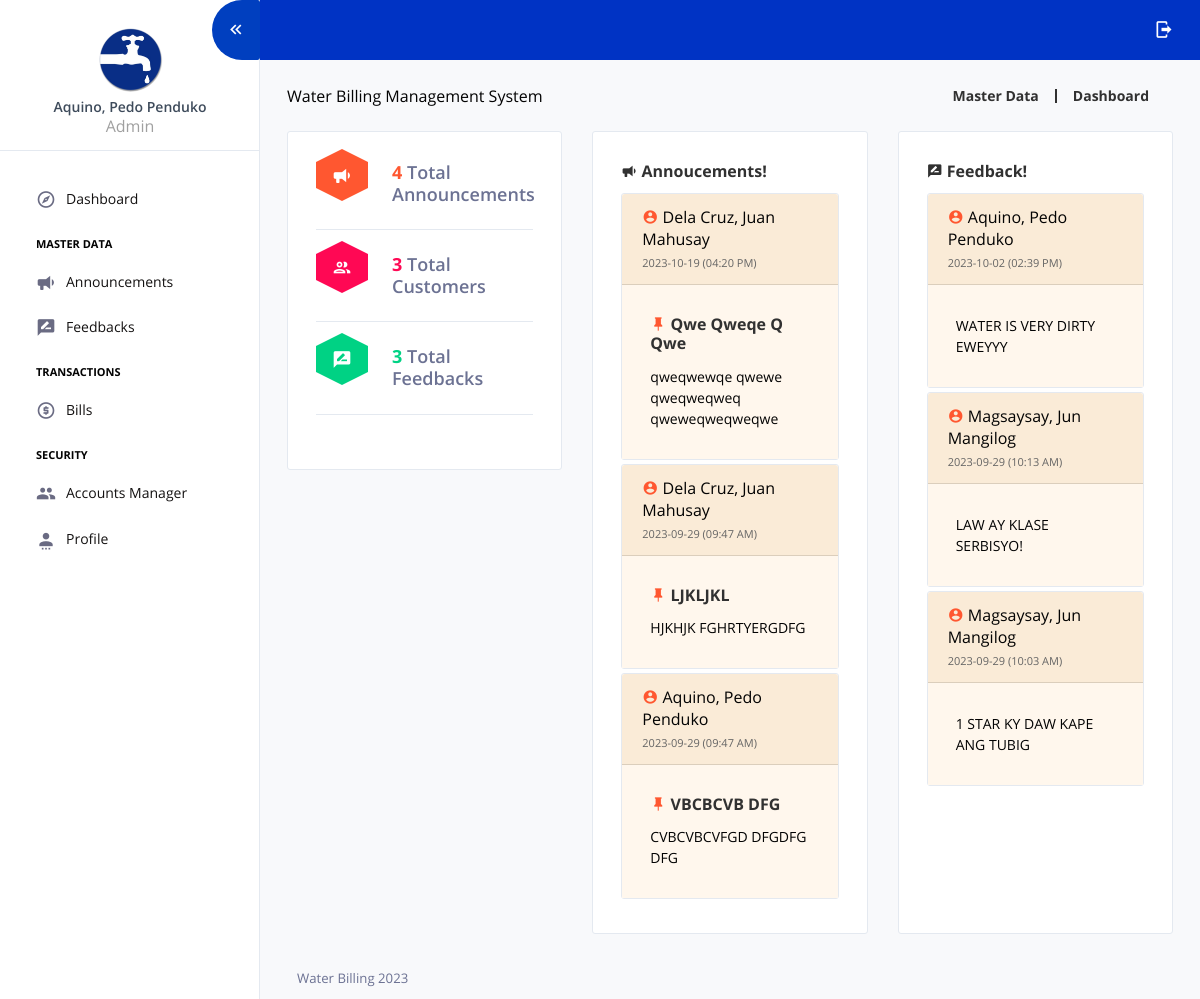
Screenshot of / (signed in) with the database file from the repository.
### tables this page shows
CREATE TABLE `tbl_users` (
  `user_id` int(11) NOT NULL AUTO_INCREMENT,
  `account_number` varchar(10) NOT NULL DEFAULT '',
  `meter_number` varchar(50) NOT NULL DEFAULT '',
  `user_fname` varchar(50) NOT NULL,
  `user_mname` varchar(50) NOT NULL,
  `user_lname` varchar(50) NOT NULL,
  `address` varchar(150) NOT NULL DEFAULT '',
  `contact_number` varchar(50) NOT NULL DEFAULT '',
  `username` varchar(50) NOT NULL,
  `password` varchar(150) NOT NULL,
  `user_category` varchar(1) NOT NULL DEFAULT '' COMMENT 'A = ADMIN, C = USER or CUSTOMER, M = METER READER',
  `customer_type` varchar(1) NOT NULL DEFAULT '' COMMENT 'R = RESIDENTIAL, C= COMMECRCIAL',
  `date_added` datetime NOT NULL DEFAULT CURRENT_TIMESTAMP,
  PRIMARY KEY (`user_id`)
);

CREATE TABLE `tbl_announcements` (
  `announcement_id` int(11) unsigned NOT NULL AUTO_INCREMENT,
  `user_id` int(11) NOT NULL,
  `announcement_title` varchar(75) NOT NULL DEFAULT '',
  `announcement_content` text NOT NULL,
  `date_added` datetime NOT NULL DEFAULT CURRENT_TIMESTAMP,
  PRIMARY KEY (`announcement_id`)
);

CREATE TABLE `tbl_feedbacks` (
  `feedback_id` int(11) unsigned NOT NULL AUTO_INCREMENT,
  `user_id` int(11) NOT NULL,
  `feedback_content` varchar(150) NOT NULL DEFAULT '',
  `date_added` datetime NOT NULL DEFAULT CURRENT_TIMESTAMP,
  PRIMARY KEY (`feedback_id`)
);

### core/my_functions.php (called while the page is built, shortened)
<?php
function userFullName($user_id){
	global $mysqli;
	$fetch = $mysqli->query("SELECT * FROM tbl_users WHERE user_id='$user_id'") or die(mysqli_error());
	if($fetch->num_rows > 0){
		$row = $fetch->fetch_array();
		return $row["user_lname"].", ".$row["user_fname"]." ".$row["user_mname"];
	}else{
		return "User not found.";
	}
}
function user_info($selected_data,$user_id){
	global $mysqli;
	$fetch = $mysqli->query("SELECT $selected_data FROM tbl_users WHERE user_id='$user_id'") or die(mysqli_error());
	$row = $fetch->fetch_array();
	return $row[0];
}
?>

### views/dashboard.php (the view)
<?php
$count_announcement = $mysqli->query("SELECT * FROM tbl_announcements") or die(mysqli_error());
$count_customers = $mysqli->query("SELECT * FROM tbl_users WHERE user_category='C'") or die(mysqli_error());
$count_feedbacks = $mysqli->query("SELECT * FROM tbl_feedbacks") or die(mysqli_error());
?>
<div class="content-wrapper pb-0">
  <div class="page-header flex-wrap">
    <div class="header-left">
      Water Billing Management System
    </div>
    <div class="header-right d-flex flex-wrap mt-2 mt-sm-0">
      <div class="d-flex align-items-center">
        <a href="#">
          <p class="m-0 pr-3">Master Data</p>
        </a>
        <a class="pl-3 mr-4" href="#">
          <p class="m-0">Dashboard</p>
        </a>
      </div>
    </div>
  </div>
  <div class="row">
    <div class="col-sm-4 grid-margin">
      <div class="card">
          <div class="card-body">
            <div class="d-flex border-bottom mb-4 pb-2">
              <div class="hexagon">
                <div class="hex-mid hexagon-warning">
                  <i class="mdi mdi-bullhorn"></i>
                </div>
              </div>
              <div class="pl-4">
                 <h4 class="mb-3"> <span class="font-weight-bold text-warning"><?= $count_announcement->num_rows; ?></span> <span class="text-muted">Total Announcements</span></h4>
              </div>
            </div>
            <div class="d-flex border-bottom mb-4 pb-2">
              <div class="hexagon">
                <div class="hex-mid hexagon-danger">
                  <i class="mdi mdi-account-multiple-outline"></i>
                </div>
              </div>
              <div class="pl-4">
                <h4 class="mb-3"> <span class="font-weight-bold text-danger"><?= $count_customers->num_rows; ?></span> <span class="text-muted">Total Customers</span></h4>
              </div>
            </div>
            <div class="d-flex border-bottom mb-4 pb-2">
              <div class="hexagon">
                <div class="hex-mid hexagon-success">
                  <i class="mdi mdi-message-draw"></i>
                </div>
              </div>
              <div class="pl-4">
                <h4 class="mb-3"> <span class="font-weight-bold text-success"><?= $count_feedbacks->num_rows; ?></span> <span class="text-muted">Total Feedbacks</span></h4>
              </div>
            </div>
          </div>
        </div>
    </div>
    <div class="col-sm-4 stretch-card grid-margin">
      <div class="card">
        <div class="card-body">
          <h4 class="card-title"><i class="mdi mdi-bullhorn menu-icon"></i> Annoucements!</h4>
          <?php
            $fetch_announcement = $mysqli->query("SELECT * FROM tbl_announcements WHERE announcement_id >0 ORDER BY date_added DESC LIMIT 3") or die(mysqli_error());
             while ($announcement_row = $fetch_announcement->fetch_array()) {
          ?>
            <div class="card mb-1" style="max-width: 18rem;">
              <div class="card-header" style="background:antiquewhite;"><i class="mdi mdi-account-circle icon-sm text-warning"></i> <?= userFullName($announcement_row['user_id']) ?>
              <br>
              <span style="font-size: 11px;color: #656565;"><?= date("Y-m-d (h:i A)",strtotime($announcement_row['date_added']))?></span>
              </div>
              <div class="card-body" style="background: #fff7ed;">
                <h5 class="card-title"><i class="mdi mdi-pin icon-sm text-warning"></i> <?= $announcement_row['announcement_title'] ?></h5>
                <p class="card-text"><?= $announcement_row['announcement_content'] ?></p>
              </div>
            </div>
          <?php } ?>
        </div>
      </div>
    </div>
    <div class="col-sm-4 stretch-card grid-margin">
      <div class="card">
        <div class="card-body">
          <h4 class="card-title"><i class="mdi mdi-message-draw menu-icon"></i> Feedback!</h4>
          <?php
            $fetch_feedbacks = $mysqli->query("SELECT * FROM tbl_feedbacks WHERE feedback_id >0 ORDER BY date_added DESC LIMIT 3") or die(mysqli_error());
             while ($feedback_row = $fetch_feedbacks->fetch_array()) {
          ?>
            <div class="card mb-1" style="max-width: 18rem;">
              <div class="card-header" style="background:antiquewhite;"><i class="mdi mdi-account-circle icon-sm text-warning"></i> <?= userFullName($feedback_row['user_id']) ?>
              <br>
              <span style="font-size: 11px;color: #656565;"><?= date("Y-m-d (h:i A)",strtotime($feedback_row['date_added']))?></span>
              </div>
              <div class="card-body" style="background: #fff7ed;">
                <p class="card-text"> <?= $feedback_row['feedback_content'] ?></p>
              </div>
            </div>
          <?php } ?>
        </div>
      </div>
    </div>
  </div>
</div>

### index.php (shortened to what this page needs)
<?php
    $user_id = $_SESSION['user_id'];
    $session_user_category = user_info("user_category",$user_id);
    $page = (isset($_GET['page']) && $_GET['page'] !='') ? $_GET['page'] : '';
?>
<!DOCTYPE html>
<html lang="en">
  <head>
    <link rel="stylesheet" href="assets/vendors/mdi/css/materialdesignicons.min.css">
    <link rel="stylesheet" href="assets/vendors/flag-icon-css/css/flag-icon.min.css">
    <link rel="stylesheet" href="assets/vendors/css/vendor.bundle.base.css">
    <link rel="stylesheet" href="assets/vendors/jquery-bar-rating/css-stars.css" />
    <link rel="stylesheet" href="assets/vendors/font-awesome/css/font-awesome.min.css" />
    <link rel="stylesheet" href="assets/css/demo_1/style.css" />
    <link href="assets/datatables/jquery.dataTables.min.css" rel="stylesheet" />
    <link href="assets/vendors/sweet-alert/sweetalert2.min.css" rel="stylesheet">
  </head>
  <body>
    <div class="container-scroller">
      <?php require_once 'components/sidebar.php' ?>
      <div class="container-fluid page-body-wrapper">
        <?php
            require_once 'components/topbar.php';
        ?>
        <div class="main-panel">
          <?php
              require_once 'routes/routes.php';
              require_once 'components/footer.php';
          ?>
        </div>
      </div>
    </div>
  </body>
</html>

### components/sidebar.php
<nav class="sidebar sidebar-offcanvas" id="sidebar">
  <ul class="nav">
    <li class="nav-item nav-profile border-bottom">
      <a href="?page=profile" class="nav-link flex-column">
        <div class="nav-profile-image">
          <img src="assets/images/faucet_2_icon.ico" alt="profile" />
        </div>
        <div class="nav-profile-text d-flex ml-0 mb-3 flex-column">
          <span class="font-weight-semibold mb-1 mt-2 text-center"><?= userFullName($user_id)?></span>
          <span class="text-secondary icon-sm text-center"><?= $session_user_category=="A"?"Admin":(($session_user_category=="C")?"Customer":"Meter Reader");?></span>
        </div>
      </a>
    </li>
    <li class="pt-0 pb-0">
      <span class="nav-item-head"></span>
    </li>
    <li class="nav-item <?= $page=="dashboard"?'active':''; ?>">
      <a class="nav-link" href="?page=dashboard">
        <i class="mdi mdi-compass-outline menu-icon"></i>
        <span class="menu-title">Dashboard</span>
      </a>
    </li>
    <?php if($session_user_category=="C" || $session_user_category=="A"){ ?>
    <li class="pt-2 pb-1">
      <span class="nav-item-head">Master Data</span>
    </li>
    <?php if($session_user_category=="A"){ ?>
    <li class="nav-item <?= $page=="announcements"?'active':''; ?>">
      <a class="nav-link" href="?page=announcements">
        <i class="mdi mdi-bullhorn menu-icon"></i>
        <span class="menu-title">Announcements</span>
      </a>
    </li>
    <?php } ?>
    <li class="nav-item <?= $page=="feedbacks"?'active':''; ?>">
      <a class="nav-link" href="?page=feedbacks">
        <i class="mdi mdi-message-draw menu-icon"></i>
        <span class="menu-title">Feedbacks</span>
      </a>
    </li>
    <?php } ?>
    <?php if($session_user_category=="A" || $session_user_category=="M"){ ?>
    <li class="pt-2 pb-1">
      <span class="nav-item-head">Transactions</span>
    </li>
    <li class="nav-item <?= $page=="bills"?'active':''; ?>">
      <a class="nav-link" href="?page=bills">
        <i class="mdi mdi-coin menu-icon"></i>
        <span class="menu-title">Bills</span>
      </a>
    </li>
    <?php } ?>
    <li class="pt-2 pb-1">
      <span class="nav-item-head">Security</span>
    </li>
    <?php if($session_user_category=="A"){ ?>
    <li class="nav-item <?= $page=="accounts_manager"?'active':''; ?>">
      <a class="nav-link" href="?page=accounts_manager">
        <i class="mdi mdi-account-multiple menu-icon"></i>
        <span class="menu-title">Accounts Manager</span>
      </a>
    </li>
    <?php } ?>
    <li class="nav-item <?= $page=="profile"?'active':''; ?>">
      <a class="nav-link" href="?page=profile">
        <i class="mdi mdi-account-settings menu-icon"></i>
        <span class="menu-title">Profile</span>
      </a>
    </li>
  </ul>
</nav>

### components/topbar.php (shortened to what this page needs)
<nav class="navbar default-layout-navbar col-lg-12 col-12 p-0 fixed-top d-flex flex-row">
  <div class="navbar-menu-wrapper d-flex align-items-stretch">
    <button class="navbar-toggler navbar-toggler align-self-center" type="button" data-toggle="minimize" style="background: #003fbf !important;">
      <span class="mdi mdi-chevron-double-left"></span>
    </button>
    <ul class="navbar-nav navbar-nav-right">
      <li class="nav-item nav-logout d-none d-lg-block">
        <a class="nav-link" onclick="logout()">
          <i class="mdi mdi-logout" data-toggle='tooltip' title="Logout?"></i>
        </a>
      </li>
    </ul>
  </div>
</nav>

### routes/routes.php
<?php
	$view = "views/";
	if($page == 'dashboard' || $page == ''){
		require $view.'dashboard.php';
	}else if($page == 'accounts_manager'){
		require $view.'users.php';
	}else if($page == 'announcements'){
		require $view.'announcements.php';
	}else if($page == 'bills'){
		require $view.'bills.php';
	}else if($page == 'feedbacks'){
		require $view.'feedbacks.php';
	}else if($page == 'profile'){
		require $view.'profile.php';
	}else{
		require $view.'404.php';
	}
?>

### components/footer.php
<footer class="footer">
	<span class="text-muted d-block text-center text-sm-left d-sm-inline-block">Water Billing <?= date('Y') ?></span>
</footer>

### rows the page displays
tbl_users: userFullName($user_id) "Aquino, Pedo Penduko"
tbl_announcements: user.user_mname "Dela Cruz, Juan Mahusay", date_added "2023-10-19 (04:20 PM)", announcement_title "Qwe Qweqe Q Qwe", announcement_content "qweqwewqe qwewe qweqweqweq qweweqweqweqwe"
tbl_announcements: user.user_mname "Dela Cruz, Juan Mahusay", date_added "2023-09-29 (09:47 AM)", announcement_title "LJKLJKL", announcement_content "HJKHJK FGHRTYERGDFG"
tbl_announcements: user.user_mname "Aquino, Pedo Penduko", date_added "2023-09-29 (09:47 AM)", announcement_title "VBCBCVB DFG", announcement_content "CVBCVBCVFGD DFGDFG DFG"
tbl_feedbacks: user.user_mname "Aquino, Pedo Penduko", date_added "2023-10-02 (02:39 PM)", feedback_content "WATER IS VERY DIRTY EWEYYY"
tbl_feedbacks: user.user_mname "Magsaysay, Jun Mangilog", date_added "2023-09-29 (10:13 AM)", feedback_content "LAW AY KLASE SERBISYO!"
tbl_feedbacks: user.user_mname "Magsaysay, Jun Mangilog", date_added "2023-09-29 (10:03 AM)", feedback_content "1 STAR KY DAW KAPE ANG TUBIG"

### other values shown
$count_announcement->num_rows "4"
$count_customers->num_rows "3"
$count_feedbacks->num_rows "3"
